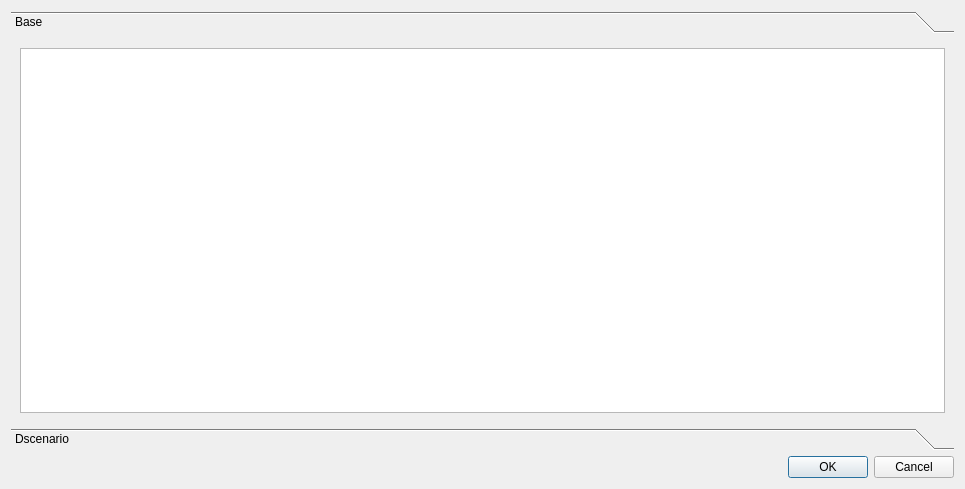
<?xml version="1.0" encoding="UTF-8"?>
<ui version="4.0">
 <class>info_epa_inflows</class>
 <widget class="QDialog" name="info_epa_inflows">
  <property name="geometry">
   <rect>
    <x>0</x>
    <y>0</y>
    <width>965</width>
    <height>489</height>
   </rect>
  </property>
  <property name="windowTitle">
   <string>Inflows</string>
  </property>
  <layout class="QGridLayout" name="gridLayout_5">
   <item row="0" column="0">
    <widget class="QToolBox" name="toolBox">
     <property name="currentIndex">
      <number>0</number>
     </property>
     <widget class="QWidget" name="page">
      <property name="geometry">
       <rect>
        <x>0</x>
        <y>0</y>
        <width>947</width>
        <height>388</height>
       </rect>
      </property>
      <attribute name="label">
       <string>Base</string>
      </attribute>
      <layout class="QGridLayout" name="gridLayout_4">
       <item row="0" column="0">
        <layout class="QGridLayout" name="lyt_base">
         <item row="0" column="0">
          <widget class="QTableView" name="tbl_inflows"/>
         </item>
        </layout>
       </item>
      </layout>
     </widget>
     <widget class="QWidget" name="page_2">
      <property name="geometry">
       <rect>
        <x>0</x>
        <y>0</y>
        <width>98</width>
        <height>91</height>
       </rect>
      </property>
      <attribute name="label">
       <string>Dscenario</string>
      </attribute>
      <layout class="QGridLayout" name="gridLayout_3">
       <item row="0" column="0">
        <layout class="QGridLayout" name="lyt_dscenario">
         <item row="0" column="0">
          <widget class="QTableView" name="tbl_dscenario_inflows"/>
         </item>
        </layout>
       </item>
      </layout>
     </widget>
    </widget>
   </item>
   <item row="1" column="0">
    <widget class="QDialogButtonBox" name="buttonBox">
     <property name="orientation">
      <enum>Qt::Horizontal</enum>
     </property>
     <property name="standardButtons">
      <set>QDialogButtonBox::Cancel|QDialogButtonBox::Ok</set>
     </property>
    </widget>
   </item>
  </layout>
 </widget>
 <resources/>
 <connections>
  <connection>
   <sender>buttonBox</sender>
   <signal>accepted()</signal>
   <receiver>info_epa_inflows</receiver>
   <slot>accept()</slot>
   <hints>
    <hint type="sourcelabel">
     <x>248</x>
     <y>254</y>
    </hint>
    <hint type="destinationlabel">
     <x>157</x>
     <y>274</y>
    </hint>
   </hints>
  </connection>
  <connection>
   <sender>buttonBox</sender>
   <signal>rejected()</signal>
   <receiver>info_epa_inflows</receiver>
   <slot>reject()</slot>
   <hints>
    <hint type="sourcelabel">
     <x>316</x>
     <y>260</y>
    </hint>
    <hint type="destinationlabel">
     <x>286</x>
     <y>274</y>
    </hint>
   </hints>
  </connection>
 </connections>
</ui>
